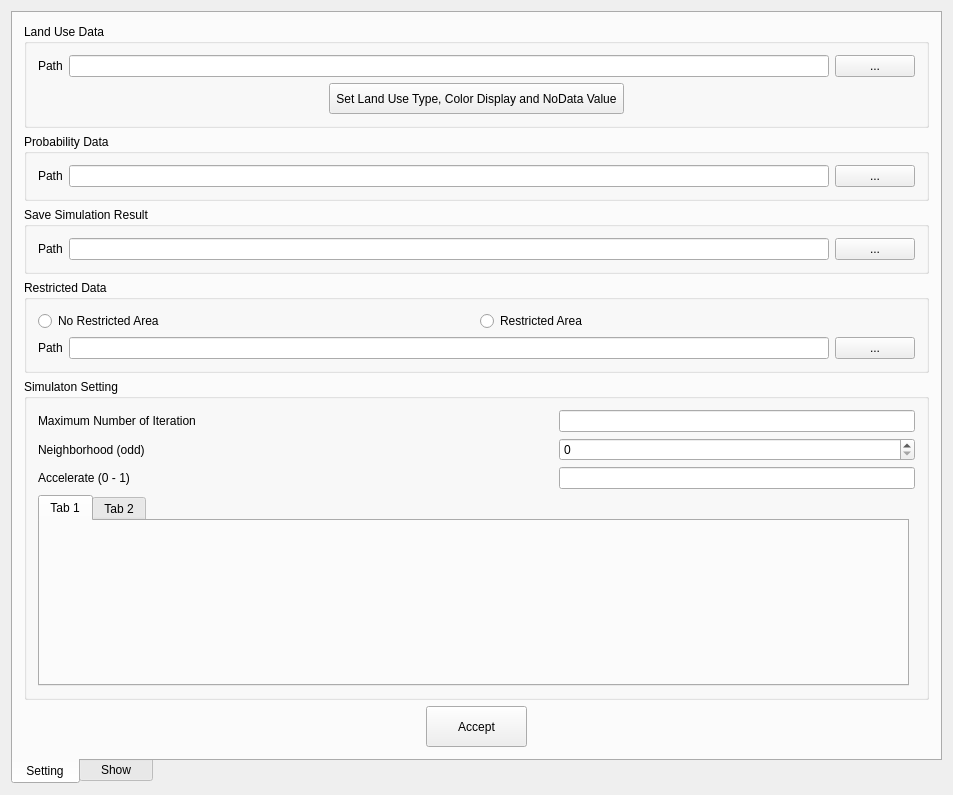
<?xml version="1.0" encoding="UTF-8"?>
<ui version="4.0">
 <class>DynaSimulation</class>
 <widget class="QWidget" name="DynaSimulation">
  <property name="geometry">
   <rect>
    <x>0</x>
    <y>0</y>
    <width>953</width>
    <height>795</height>
   </rect>
  </property>
  <property name="windowTitle">
   <string>DynaSimulation</string>
  </property>
  <layout class="QVBoxLayout" name="verticalLayout_12">
   <item>
    <widget class="QTabWidget" name="tabSimWidget">
     <property name="layoutDirection">
      <enum>Qt::LeftToRight</enum>
     </property>
     <property name="autoFillBackground">
      <bool>true</bool>
     </property>
     <property name="tabPosition">
      <enum>QTabWidget::South</enum>
     </property>
     <property name="currentIndex">
      <number>0</number>
     </property>
     <property name="elideMode">
      <enum>Qt::ElideLeft</enum>
     </property>
     <widget class="QWidget" name="tab_3">
      <attribute name="title">
       <string> Setting </string>
      </attribute>
      <layout class="QVBoxLayout" name="verticalLayout_11">
       <item>
        <layout class="QVBoxLayout" name="verticalLayout_3">
         <item>
          <widget class="QGroupBox" name="landusegroupBox">
           <property name="title">
            <string>Land Use Data</string>
           </property>
           <layout class="QHBoxLayout" name="horizontalLayout_4">
            <item>
             <layout class="QVBoxLayout" name="verticalLayout">
              <item>
               <layout class="QHBoxLayout" name="horizontalLayout">
                <item>
                 <widget class="QLabel" name="laulabel2">
                  <property name="text">
                   <string>Path</string>
                  </property>
                 </widget>
                </item>
                <item>
                 <widget class="QLineEdit" name="laulineEdit2"/>
                </item>
                <item>
                 <widget class="QPushButton" name="laubtn2">
                  <property name="text">
                   <string> ... </string>
                  </property>
                 </widget>
                </item>
               </layout>
              </item>
              <item>
               <layout class="QHBoxLayout" name="horizontalLayout_3">
                <item>
                 <spacer name="horizontalSpacer">
                  <property name="orientation">
                   <enum>Qt::Horizontal</enum>
                  </property>
                  <property name="sizeHint" stdset="0">
                   <size>
                    <width>40</width>
                    <height>20</height>
                   </size>
                  </property>
                 </spacer>
                </item>
                <item>
                 <widget class="QPushButton" name="laubtnColor2">
                  <property name="minimumSize">
                   <size>
                    <width>111</width>
                    <height>31</height>
                   </size>
                  </property>
                  <property name="text">
                   <string> Set Land Use Type, Color Display and NoData Value </string>
                  </property>
                 </widget>
                </item>
                <item>
                 <spacer name="horizontalSpacer_2">
                  <property name="orientation">
                   <enum>Qt::Horizontal</enum>
                  </property>
                  <property name="sizeHint" stdset="0">
                   <size>
                    <width>40</width>
                    <height>20</height>
                   </size>
                  </property>
                 </spacer>
                </item>
               </layout>
              </item>
             </layout>
            </item>
           </layout>
          </widget>
         </item>
         <item>
          <widget class="QGroupBox" name="probabilitygroupBox">
           <property name="title">
            <string>Probability Data</string>
           </property>
           <layout class="QVBoxLayout" name="verticalLayout_4">
            <item>
             <layout class="QHBoxLayout" name="horizontalLayout_19">
              <item>
               <widget class="QLabel" name="probabilityPath">
                <property name="text">
                 <string>Path</string>
                </property>
               </widget>
              </item>
              <item>
               <widget class="QLineEdit" name="inProbabilitylineEdit"/>
              </item>
              <item>
               <widget class="QPushButton" name="inProbabilityBtn">
                <property name="text">
                 <string>...</string>
                </property>
               </widget>
              </item>
             </layout>
            </item>
           </layout>
          </widget>
         </item>
         <item>
          <widget class="QGroupBox" name="resultgroupBox">
           <property name="title">
            <string>Save Simulation Result</string>
           </property>
           <layout class="QVBoxLayout" name="verticalLayout_5">
            <item>
             <layout class="QHBoxLayout" name="horizontalLayout_17">
              <item>
               <widget class="QLabel" name="saveSimlabel">
                <property name="text">
                 <string>Path</string>
                </property>
               </widget>
              </item>
              <item>
               <widget class="QLineEdit" name="saveSimlineEdit"/>
              </item>
              <item>
               <widget class="QPushButton" name="saveSimBtn">
                <property name="text">
                 <string>...</string>
                </property>
               </widget>
              </item>
             </layout>
            </item>
           </layout>
          </widget>
         </item>
        </layout>
       </item>
       <item>
        <widget class="QGroupBox" name="restrictgroupBox">
         <property name="title">
          <string>Restricted Data</string>
         </property>
         <layout class="QVBoxLayout" name="verticalLayout_2">
          <item>
           <layout class="QHBoxLayout" name="horizontalLayout_5">
            <item>
             <widget class="QRadioButton" name="norstradioButton">
              <property name="text">
               <string>No Restricted Area</string>
              </property>
             </widget>
            </item>
            <item>
             <widget class="QRadioButton" name="rstradioButton">
              <property name="text">
               <string>Restricted Area</string>
              </property>
             </widget>
            </item>
           </layout>
          </item>
          <item>
           <layout class="QHBoxLayout" name="horizontalLayout_2">
            <item>
             <widget class="QLabel" name="rstlabel">
              <property name="text">
               <string>Path</string>
              </property>
             </widget>
            </item>
            <item>
             <widget class="QLineEdit" name="rstlineEdit"/>
            </item>
            <item>
             <widget class="QPushButton" name="rstbtn">
              <property name="text">
               <string>...</string>
              </property>
             </widget>
            </item>
           </layout>
          </item>
         </layout>
        </widget>
       </item>
       <item>
        <widget class="QGroupBox" name="simgroupbox">
         <property name="title">
          <string>Simulaton Setting</string>
         </property>
         <layout class="QVBoxLayout" name="verticalLayout_9">
          <item>
           <layout class="QHBoxLayout" name="horizontalLayout_6">
            <item>
             <layout class="QVBoxLayout" name="verticalLayout_7">
              <item>
               <widget class="QLabel" name="looplabel">
                <property name="text">
                 <string>Maximum Number of Iteration</string>
                </property>
               </widget>
              </item>
              <item>
               <widget class="QLabel" name="neighlabel">
                <property name="text">
                 <string>Neighborhood (odd)</string>
                </property>
               </widget>
              </item>
              <item>
               <widget class="QLabel" name="deglabel">
                <property name="text">
                 <string>Accelerate (0 - 1)</string>
                </property>
               </widget>
              </item>
             </layout>
            </item>
            <item>
             <spacer name="horizontalSpacer_3">
              <property name="orientation">
               <enum>Qt::Horizontal</enum>
              </property>
              <property name="sizeHint" stdset="0">
               <size>
                <width>40</width>
                <height>20</height>
               </size>
              </property>
             </spacer>
            </item>
            <item>
             <layout class="QVBoxLayout" name="verticalLayout_6">
              <item>
               <widget class="QLineEdit" name="itelineEdit"/>
              </item>
              <item>
               <widget class="QSpinBox" name="CAneigh"/>
              </item>
              <item>
               <widget class="QLineEdit" name="deglineEdit"/>
              </item>
             </layout>
            </item>
           </layout>
          </item>
          <item>
           <layout class="QHBoxLayout" name="horizontalLayout_9">
            <item>
             <widget class="QTabWidget" name="tabWidget">
              <property name="autoFillBackground">
               <bool>false</bool>
              </property>
              <property name="currentIndex">
               <number>0</number>
              </property>
              <property name="tabsClosable">
               <bool>false</bool>
              </property>
              <property name="movable">
               <bool>false</bool>
              </property>
              <widget class="QWidget" name="tab">
               <attribute name="title">
                <string>Tab 1</string>
               </attribute>
               <layout class="QVBoxLayout" name="verticalLayout_14"/>
              </widget>
              <widget class="QWidget" name="tab_2">
               <attribute name="title">
                <string>Tab 2</string>
               </attribute>
               <layout class="QVBoxLayout" name="verticalLayout_15"/>
              </widget>
             </widget>
            </item>
            <item>
             <widget class="QSplitter" name="splitter">
              <property name="orientation">
               <enum>Qt::Vertical</enum>
              </property>
             </widget>
            </item>
           </layout>
          </item>
         </layout>
        </widget>
       </item>
       <item>
        <layout class="QHBoxLayout" name="horizontalLayout_7">
         <item>
          <spacer name="horizontalSpacer_13">
           <property name="orientation">
            <enum>Qt::Horizontal</enum>
           </property>
           <property name="sizeHint" stdset="0">
            <size>
             <width>40</width>
             <height>20</height>
            </size>
           </property>
          </spacer>
         </item>
         <item>
          <widget class="QPushButton" name="finishGeoButton">
           <property name="minimumSize">
            <size>
             <width>101</width>
             <height>41</height>
            </size>
           </property>
           <property name="text">
            <string>Accept</string>
           </property>
          </widget>
         </item>
         <item>
          <spacer name="horizontalSpacer_4">
           <property name="orientation">
            <enum>Qt::Horizontal</enum>
           </property>
           <property name="sizeHint" stdset="0">
            <size>
             <width>40</width>
             <height>20</height>
            </size>
           </property>
          </spacer>
         </item>
        </layout>
       </item>
      </layout>
     </widget>
     <widget class="QWidget" name="tab_4">
      <attribute name="title">
       <string>   Show   </string>
      </attribute>
      <layout class="QHBoxLayout" name="horizontalLayout_12">
       <item>
        <widget class="Line" name="line">
         <property name="orientation">
          <enum>Qt::Vertical</enum>
         </property>
        </widget>
       </item>
       <item>
        <widget class="QFrame" name="frame">
         <property name="maximumSize">
          <size>
           <width>421</width>
           <height>16777215</height>
          </size>
         </property>
         <property name="frameShape">
          <enum>QFrame::StyledPanel</enum>
         </property>
         <property name="frameShadow">
          <enum>QFrame::Raised</enum>
         </property>
         <layout class="QVBoxLayout" name="verticalLayout_10">
          <item>
           <layout class="QHBoxLayout" name="horizontalLayout_11">
            <item>
             <widget class="QwtPlot" name="qwtPlot"/>
            </item>
            <item>
             <layout class="QVBoxLayout" name="verticalLayout_8">
              <item>
               <widget class="QFrame" name="frame_lengend">
                <property name="frameShape">
                 <enum>QFrame::StyledPanel</enum>
                </property>
                <property name="frameShadow">
                 <enum>QFrame::Raised</enum>
                </property>
               </widget>
              </item>
              <item>
               <spacer name="verticalSpacer">
                <property name="orientation">
                 <enum>Qt::Vertical</enum>
                </property>
                <property name="sizeHint" stdset="0">
                 <size>
                  <width>20</width>
                  <height>40</height>
                 </size>
                </property>
               </spacer>
              </item>
             </layout>
            </item>
           </layout>
          </item>
          <item>
           <widget class="QTextEdit" name="textSimEdit"/>
          </item>
          <item>
           <layout class="QHBoxLayout" name="horizontalLayout_8">
            <item>
             <widget class="QPushButton" name="btnRun">
              <property name="minimumSize">
               <size>
                <width>75</width>
                <height>61</height>
               </size>
              </property>
              <property name="maximumSize">
               <size>
                <width>75</width>
                <height>61</height>
               </size>
              </property>
              <property name="text">
               <string>Run</string>
              </property>
             </widget>
            </item>
            <item>
             <widget class="QPushButton" name="btnStop">
              <property name="minimumSize">
               <size>
                <width>75</width>
                <height>61</height>
               </size>
              </property>
              <property name="maximumSize">
               <size>
                <width>75</width>
                <height>61</height>
               </size>
              </property>
              <property name="text">
               <string>Stop</string>
              </property>
             </widget>
            </item>
            <item>
             <widget class="QPushButton" name="btnFit">
              <property name="minimumSize">
               <size>
                <width>75</width>
                <height>61</height>
               </size>
              </property>
              <property name="maximumSize">
               <size>
                <width>75</width>
                <height>61</height>
               </size>
              </property>
              <property name="text">
               <string>Fit</string>
              </property>
             </widget>
            </item>
           </layout>
          </item>
         </layout>
        </widget>
       </item>
       <item>
        <widget class="Line" name="line_2">
         <property name="orientation">
          <enum>Qt::Vertical</enum>
         </property>
        </widget>
       </item>
       <item>
        <widget class="MapShowViewer" name="pro_dynagraphicsView"/>
       </item>
      </layout>
     </widget>
    </widget>
   </item>
  </layout>
 </widget>
 <layoutdefault spacing="6" margin="11"/>
 <customwidgets>
  <customwidget>
   <class>QwtPlot</class>
   <extends>QFrame</extends>
   <header>qwt_plot.h</header>
  </customwidget>
  <customwidget>
   <class>MapShowViewer</class>
   <extends>QGraphicsView</extends>
   <header>mapshowviewer.h</header>
  </customwidget>
 </customwidgets>
 <resources/>
 <connections/>
</ui>
